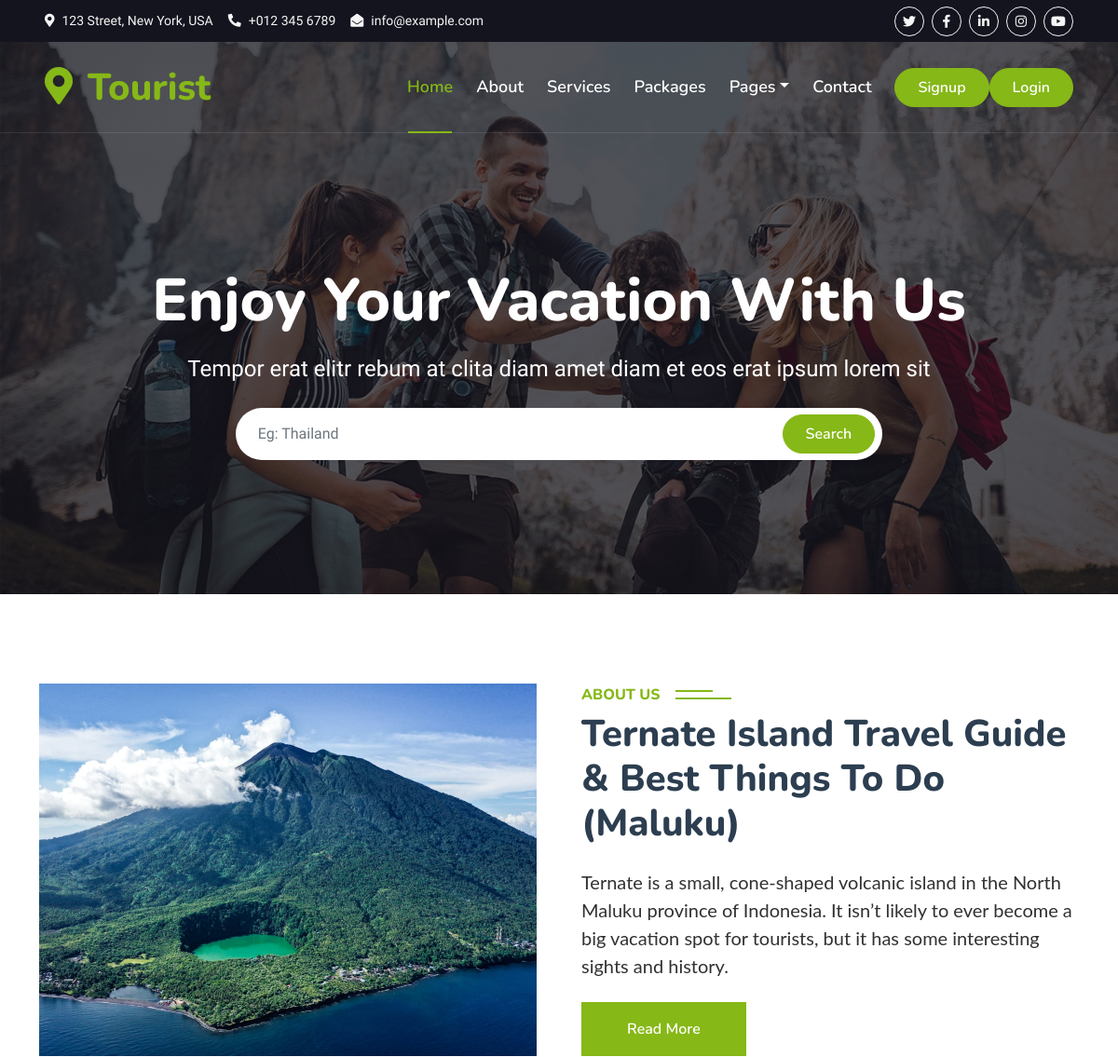
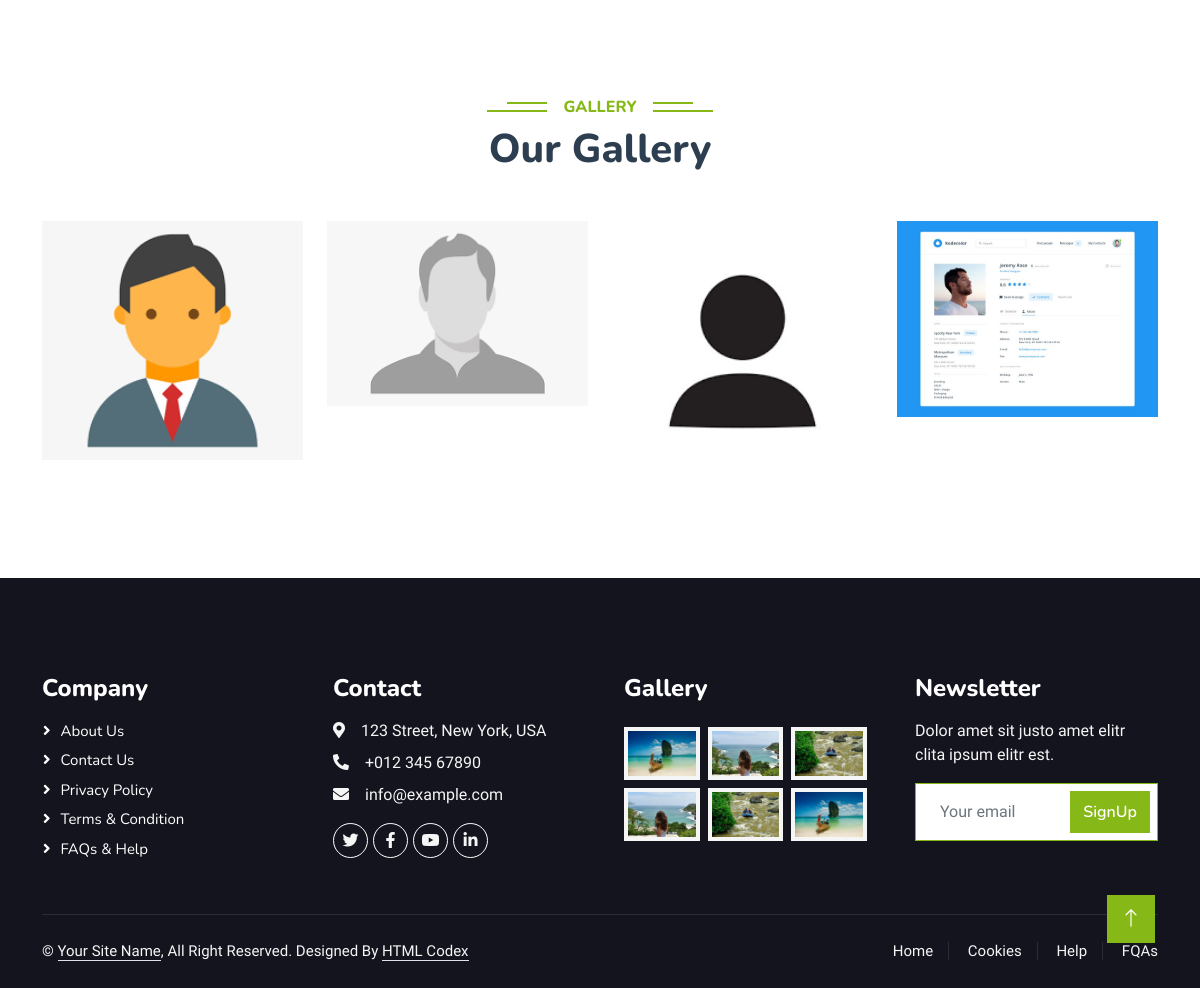
The app's page /blog/i-am-boss-1 with its own data (2 pictures, top to bottom).
### tables this page shows
CREATE TABLE `posts` (
  `id` int(11) NOT NULL,
  `slug` text NOT NULL,
  `post_type` int(11) NOT NULL,
  `banner_img` varchar(100) NOT NULL,
  `title` varchar(200) NOT NULL,
  `sub_title` text NOT NULL,
  `description` text NOT NULL,
  `posted_date` timestamp NOT NULL DEFAULT current_timestamp(),
  `publish_date` date DEFAULT NULL,
  `event_date` date DEFAULT NULL,
  `attachment` text DEFAULT NULL,
  `is_new` tinyint(4) DEFAULT NULL,
  `tags` text DEFAULT NULL,
  `is_active` tinyint(4) NOT NULL
);

CREATE TABLE `gallery` (
  `id` int(11) NOT NULL,
  `post_id` int(11) NOT NULL,
  `gallery_img` varchar(250) NOT NULL
);

### application/controllers/FrontendController.php (called while the page is built, shortened)
<?php
class FrontendController extends CI_Controller {
	public function __construct() {
		$this->load->model('FrontendModel', 'front');
	 }
	public function postDetails($slug)
	{
		$data['post'] = $this->front->get_one_post($slug);
		$data['title'] = ucfirst('Post Detail');
		$data['content'] = $this->load->view('post_detail', $data, true);
        $this->load->view('layout', $data);
	}
}

### index.php (called while the page is built, shortened)
<?php
require_once BASEPATH.'core/CodeIgniter.php';

### application/models/FrontendModel.php (called while the page is built, shortened)
<?php
class FrontendModel extends CI_Model
{
    public function get_one_post($slug)
	{
        $result =  $this->db->get_where('posts', ['slug' => $slug])->row();
		return $result;
	}
}

### application/helpers/setting_helper.php (called while the page is built, shortened)
<?php
function get_all_gallery_img_by_post_id($post_id){
	$CI = & get_instance();
	$CI->db->select('*');
	$CI->db->from('gallery');
	$CI->db->where("post_id",$post_id);
	$query = $CI->db->get()->result();
	if(!empty($query)){
		return $query;
	}else{
		return;
	}
}

### application/views/post_detail.php (the view)
<div class="container-xxl py-5">
        <div class="container">
            <div class="row g-5">
                <div class="col-lg-6 wow fadeInUp" data-wow-delay="0.1s" style="min-height: 400px;">
                    <div class="position-relative h-100">
                        <img class="img-fluid position-absolute w-100 h-100" src="<?php echo base_url().$post->banner_img; ?>" alt="" style="object-fit: cover;">
                    </div>
                </div>
                <div class="col-lg-6 wow fadeInUp" data-wow-delay="0.3s">
                    <h6 class="section-title bg-white text-start text-primary pe-3">About Us</h6>
                    <h1 class="mb-4"><?php echo $post->title; ?></h1>
                    <?php echo $post->description; ?>
                    <a class="btn btn-primary py-3 px-5 mt-2" href="">Read More</a>
                </div>
            </div>
        </div>
    </div>
    <?php
    $gallery = get_all_gallery_img_by_post_id($post->id);
    if($gallery){
    ?>
    <div class="container-xxl py-5">
        <div class="container">
            <div class="text-center wow fadeInUp" data-wow-delay="0.1s">
                <h6 class="section-title bg-white text-center text-primary px-3">Gallery</h6>
                <h1 class="mb-5">Our Gallery</h1>
            </div>
            <div class="row g-4">
             <?php foreach ($gallery as $row) {?>
            <div class="col-lg-3 col-sm-6 wow fadeInUp" data-wow-delay="0.3s">
                    <img class="img-fluid  w-100 " src="<?php echo base_url().$row->gallery_img; ?>" alt="" style="object-fit: cover;">
                </div>
            <?php } ?>
            </div>
        </div>
    </div>
    <?php } ?>

### application/views/layout.php (shortened to what this page needs)
<!DOCTYPE html>
<html lang="en">
<head>
    <link href="https://cdnjs.cloudflare.com/ajax/libs/font-awesome/5.10.0/css/all.min.css" rel="stylesheet">
    <link href="https://cdn.jsdelivr.net/npm/bootstrap-icons@1.4.1/font/bootstrap-icons.css" rel="stylesheet">
    <link href="<?php echo base_url('assets_front/lib/animate/animate.min.css') ?>" rel="stylesheet">
    <link href="<?php echo base_url('assets_front/lib/owlcarousel/assets/owl.carousel.min.css') ?>" rel="stylesheet">
    <link href="<?php echo base_url('assets_front/lib/tempusdominus/css/tempusdominus-bootstrap-4.min.css') ?>" rel="stylesheet" />
    <link href="<?php echo base_url('assets_front/css/bootstrap.min.css') ?>" rel="stylesheet">
    <link href="<?php echo base_url('assets_front/css/style.css') ?>" rel="stylesheet">
</head>
<body>
    <?php $this->load->view('header'); ?>
    <?php echo $content; ?>
    <?php $this->load->view('footer'); ?>
    <a href="#" class="btn btn-lg btn-primary btn-lg-square back-to-top"><i class="bi bi-arrow-up"></i></a>
</body>
</html>

### application/views/header.php (shortened to what this page needs)
<div class="container-fluid bg-dark px-5 d-none d-lg-block">
       <div class="row gx-0">
           <div class="col-lg-8 text-center text-lg-start mb-2 mb-lg-0">
               <div class="d-inline-flex align-items-center" style="height: 45px;">
                   <small class="me-3 text-light"><i class="fa fa-map-marker-alt me-2"></i>123 Street, New York, USA</small>
                   <small class="me-3 text-light"><i class="fa fa-phone-alt me-2"></i>+012 345 6789</small>
                   <small class="text-light"><i class="fa fa-envelope-open me-2"></i>info@example.com</small>
               </div>
           </div>
           <div class="col-lg-4 text-center text-lg-end">
               <div class="d-inline-flex align-items-center" style="height: 45px;">
                   <a class="btn btn-sm btn-outline-light btn-sm-square rounded-circle me-2" href=""><i class="fab fa-twitter fw-normal"></i></a>
                   <a class="btn btn-sm btn-outline-light btn-sm-square rounded-circle me-2" href=""><i class="fab fa-facebook-f fw-normal"></i></a>
                   <a class="btn btn-sm btn-outline-light btn-sm-square rounded-circle me-2" href=""><i class="fab fa-linkedin-in fw-normal"></i></a>
                   <a class="btn btn-sm btn-outline-light btn-sm-square rounded-circle me-2" href=""><i class="fab fa-instagram fw-normal"></i></a>
                   <a class="btn btn-sm btn-outline-light btn-sm-square rounded-circle" href=""><i class="fab fa-youtube fw-normal"></i></a>
               </div>
           </div>
       </div>
   </div>
   <div class="container-fluid position-relative p-0">
       <nav class="navbar navbar-expand-lg navbar-light px-4 px-lg-5 py-3 py-lg-0">
           <a href="<?php echo base_url() ?>" class="navbar-brand p-0">
               <h1 class="text-primary m-0"><i class="fa fa-map-marker-alt me-3"></i>Tourist</h1>
           </a>
           <div class="collapse navbar-collapse" id="navbarCollapse">
               <div class="navbar-nav ms-auto py-0">
                   <a href="<?php echo base_url() ?>" class="nav-item nav-link active">Home</a>
                   <a href="about.html" class="nav-item nav-link">About</a>
                   <a href="service.html" class="nav-item nav-link">Services</a>
                   <a href="package.html" class="nav-item nav-link">Packages</a>
                   <div class="nav-item dropdown">
                       <a href="#" class="nav-link dropdown-toggle" data-bs-toggle="dropdown">Pages</a>
                   </div>
                   <a href="contact.html" class="nav-item nav-link">Contact</a>
               </div>
               <a href="<?php echo base_url('signup'); ?>" class="btn btn-primary rounded-pill py-2 px-4">Signup</a>
               <a href="<?php echo base_url('login'); ?>" class="btn btn-primary rounded-pill py-2 px-4">Login</a>
           </div>
       </nav>
       <div class="container-fluid bg-primary py-5 mb-5 hero-header">
           <div class="container py-5">
               <div class="row justify-content-center py-5">
                   <div class="col-lg-10 pt-lg-5 mt-lg-5 text-center">
                       <h1 class="display-3 text-white mb-3 animated slideInDown">Enjoy Your Vacation With Us</h1>
                       <p class="fs-4 text-white mb-4 animated slideInDown">Tempor erat elitr rebum at clita diam amet diam et eos erat ipsum lorem sit</p>
                       <div class="position-relative w-75 mx-auto animated slideInDown">
                           <input class="form-control border-0 rounded-pill w-100 py-3 ps-4 pe-5" type="text" placeholder="Eg: Thailand" id="searchQuery" name="search_query">
                           <button type="button" class="btn btn-primary rounded-pill py-2 px-4 position-absolute top-0 end-0 me-2" style="margin-top: 7px;">Search</button>
                       </div>
                   </div>
               </div>
           </div>
       </div>
   </div>

### application/views/footer.php
<div class="container-fluid bg-dark text-light footer pt-5 mt-5 wow fadeIn" data-wow-delay="0.1s">
       <div class="container py-5">
           <div class="row g-5">
               <div class="col-lg-3 col-md-6">
                   <h4 class="text-white mb-3">Company</h4>
                   <a class="btn btn-link" href="">About Us</a>
                   <a class="btn btn-link" href="">Contact Us</a>
                   <a class="btn btn-link" href="">Privacy Policy</a>
                   <a class="btn btn-link" href="">Terms & Condition</a>
                   <a class="btn btn-link" href="">FAQs & Help</a>
               </div>
               <div class="col-lg-3 col-md-6">
                   <h4 class="text-white mb-3">Contact</h4>
                   <p class="mb-2"><i class="fa fa-map-marker-alt me-3"></i>123 Street, New York, USA</p>
                   <p class="mb-2"><i class="fa fa-phone-alt me-3"></i>+012 345 67890</p>
                   <p class="mb-2"><i class="fa fa-envelope me-3"></i>info@example.com</p>
                   <div class="d-flex pt-2">
                       <a class="btn btn-outline-light btn-social" href=""><i class="fab fa-twitter"></i></a>
                       <a class="btn btn-outline-light btn-social" href=""><i class="fab fa-facebook-f"></i></a>
                       <a class="btn btn-outline-light btn-social" href=""><i class="fab fa-youtube"></i></a>
                       <a class="btn btn-outline-light btn-social" href=""><i class="fab fa-linkedin-in"></i></a>
                   </div>
               </div>
               <div class="col-lg-3 col-md-6">
                   <h4 class="text-white mb-3">Gallery</h4>
                   <div class="row g-2 pt-2">
                       <div class="col-4">
                           <img class="img-fluid bg-light p-1" src="<?php echo base_url('assets_front/img/package-1.jpg') ?>" alt="">
                       </div>
                       <div class="col-4">
                           <img class="img-fluid bg-light p-1" src="<?php echo base_url('assets_front/img/package-2.jpg') ?>" alt="">
                       </div>
                       <div class="col-4">
                           <img class="img-fluid bg-light p-1" src="<?php echo base_url('assets_front/img/package-3.jpg') ?>" alt="">
                       </div>
                       <div class="col-4">
                           <img class="img-fluid bg-light p-1" src="<?php echo base_url('assets_front/img/package-2.jpg') ?>" alt="">
                       </div>
                       <div class="col-4">
                           <img class="img-fluid bg-light p-1" src="<?php echo base_url('assets_front/img/package-3.jpg') ?>" alt="">
                       </div>
                       <div class="col-4">
                           <img class="img-fluid bg-light p-1" src="<?php echo base_url('assets_front/img/package-1.jpg') ?>" alt="">
                       </div>
                   </div>
               </div>
               <div class="col-lg-3 col-md-6">
                   <h4 class="text-white mb-3">Newsletter</h4>
                   <p>Dolor amet sit justo amet elitr clita ipsum elitr est.</p>
                   <div class="position-relative mx-auto" style="max-width: 400px;">
                       <input class="form-control border-primary w-100 py-3 ps-4 pe-5" type="text" placeholder="Your email">
                       <button type="button" class="btn btn-primary py-2 position-absolute top-0 end-0 mt-2 me-2">SignUp</button>
                   </div>
               </div>
           </div>
       </div>
       <div class="container">
           <div class="copyright">
               <div class="row">
                   <div class="col-md-6 text-center text-md-start mb-3 mb-md-0">
                       &copy; <a class="border-bottom" href="#">Your Site Name</a>, All Right Reserved.
                       Designed By <a class="border-bottom" href="https://htmlcodex.com">HTML Codex</a>
                   </div>
                   <div class="col-md-6 text-center text-md-end">
                       <div class="footer-menu">
                           <a href="">Home</a>
                           <a href="">Cookies</a>
                           <a href="">Help</a>
                           <a href="">FQAs</a>
                       </div>
                   </div>
               </div>
           </div>
       </div>
   </div>

### assets_front/css/style.css (style rules this page uses)
:root { --primary: #86B817; --secondary: #FE8800; --light: #F5F5F5; --dark: #14141F; }
.back-to-top { position: fixed; display: none; right: 45px; bottom: 45px; z-index: 99; }
.btn { font-family: 'Nunito', sans-serif; font-weight: 600; transition: .5s; }
.btn.btn-primary, .btn.btn-secondary { color: #FFFFFF; }
.btn-sm-square { width: 32px; height: 32px; }
.btn-lg-square { width: 48px; height: 48px; }
.btn-square, .btn-sm-square, .btn-lg-square { padding: 0; display: flex; align-items: center; justify-content: center; font-weight: normal; border-radius: 0px; }
.navbar-light .navbar-nav .nav-link { font-family: 'Nunito', sans-serif; position: relative; margin-right: 25px; padding: 35px 0; color: #FFFFFF !important; font-size: 18px; font-weight: 600; outline: none; transition: .5s; }
.navbar-light .navbar-nav .nav-link:hover, .navbar-light .navbar-nav .nav-link.active { color: var(--primary) !important; }
@media (min-width: 992px) { .navbar-light { position: absolute; width: 100%; top: 0; left: 0; border-bottom: 1px solid rgba(256, 256, 256, .1); z-index: 999; } }
@media (min-width: 992px) { .navbar-light .navbar-nav .nav-link::before { position: absolute; content: ""; width: 0; height: 2px; bottom: -1px; left: 50%; background: var(--primary); transition: .5s; } }
@media (min-width: 992px) { .navbar-light .navbar-nav .nav-link:hover::before, .navbar-light .navbar-nav .nav-link.active::before { width: calc(100% - 2px); left: 1px; } }
.hero-header { background: linear-gradient(rgba(20, 20, 31, .7), rgba(20, 20, 31, .7)), url(../img/bg-hero.jpg); background-position: center center; background-repeat: no-repeat; background-size: cover; }
.section-title { position: relative; display: inline-block; text-transform: uppercase; }
.section-title::before { position: absolute; content: ""; width: calc(100% + 80px); height: 2px; top: 4px; left: -40px; background: var(--primary); z-index: -1; }
.section-title::after { position: absolute; content: ""; width: calc(100% + 120px); height: 2px; bottom: 5px; left: -60px; background: var(--primary); z-index: -1; }
.section-title.text-start::before { width: calc(100% + 40px); left: 0; }
.section-title.text-start::after { width: calc(100% + 60px); left: 0; }
.footer .btn.btn-social { margin-right: 5px; width: 35px; height: 35px; display: flex; align-items: center; justify-content: center; color: var(--light); font-weight: normal; border: 1px solid #FFFFFF; border-radius: 35px; transition: .3s; }
.footer .btn.btn-link { display: block; margin-bottom: 5px; padding: 0; text-align: left; color: #FFFFFF; font-size: 15px; font-weight: normal; text-transform: capitalize; transition: .3s; }
.footer .btn.btn-link::before { position: relative; content: "\f105"; font-family: "Font Awesome 5 Free"; font-weight: 900; margin-right: 10px; }
.footer .copyright { padding: 25px 0; font-size: 15px; border-top: 1px solid rgba(256, 256, 256, .1); }
.footer .copyright a { color: var(--light); }
.footer .footer-menu a { margin-right: 15px; padding-right: 15px; border-right: 1px solid rgba(255, 255, 255, .1); }
.footer .footer-menu a:last-child { margin-right: 0; padding-right: 0; border-right: none; }

### records on screen
posts: banner_img (picture), title "Ternate Island Travel Guide & Best Things To Do (Maluku)", description "Ternate is a small, cone-shaped volcanic island in the North Maluku province of Indonesia. It isn’t likely to ever become a big vacation spot for tourists, but it has some interesting sights and history."
gallery: gallery_img (picture)
gallery: gallery_img (picture)
gallery: gallery_img (picture)
gallery: gallery_img (picture)
